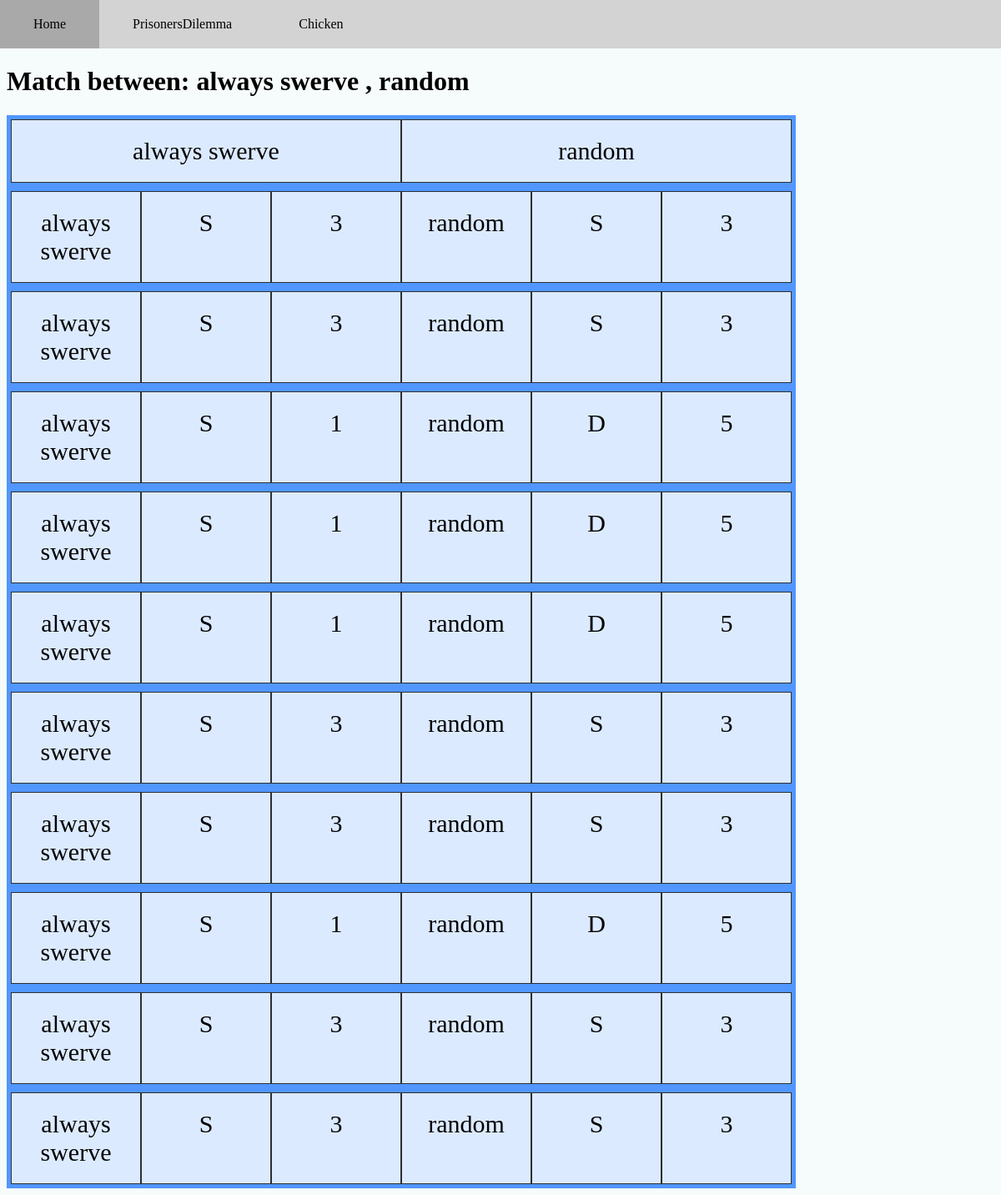
Screenshot of /games/matchDetail/108 with the database file from the repository.
### games/models.py (models this page shows, shortened)
class Player(models.Model):
    name = models.TextField(max_length=100, default="default")
    user = models.ForeignKey(User, related_name="players", on_delete=models.CASCADE)
    strategy = models.TextField(default="default")
    points = models.IntegerField(default=0)
    rounds_played = models.IntegerField(default=0)
    points_per_round = models.FloatField(default=0)
    game = models.ForeignKey(Game, related_name= 'players', on_delete=models.CASCADE)

class PlayerPointPair(models.Model):
    round = models.ForeignKey(RoundData, related_name='playerPointPairs', on_delete=models.CASCADE)
    player = models.ForeignKey(Player, on_delete=models.CASCADE)
    points = models.IntegerField(default=0)
    move = models.TextField()

### games/views.py (the view)
# urls.py: path("matchDetail/<int:match_id>", views.matchDetail, name="matchDetail"),
def matchDetail(request, match_id):
    match = MatchSummary.objects.get(pk=match_id)
    playersOrderMap = {}
    playerPointPairs = []
    for idx, player in enumerate(match.players.all()):
        playersOrderMap [player] = idx
        playerPointPairs.append([])
    for round in match.rounds.all():
        for playerPointPair in round.playerPointPairs.all():
            curPlayer = playerPointPair.player
            playerPos = playersOrderMap[curPlayer]
            playerPointPairs[playerPos].append(playerPointPair)
    finalPairs = []
    for i in range(0, len(playerPointPairs[0])):
        roundI=[]
        for pairList in playerPointPairs:
            roundI.append(pairList[i])
        finalPairs.append(roundI)
    context = {
        "roundData":finalPairs,
        "match":match,
        "players":match.players.all()
    }
    template_name = 'games/matchDetail.html'
    return render(request, template_name, context)

### games/templates/games/matchDetail.html (shortened to what this page needs)
{% extends 'registration/base.html' %}
{% block content %}
{% load my_tags %}
<h1>Match between:
    {% for player in players %}
        {% if forloop.counter == 1 %}
            {{player.name}}
        {% else %}
            , {{player.name}}
        {% endif %}
    {% endfor %}
</h1>
    <div class="one-row-grid-container">
        {% for player in players %}
            <div class="grid-item">{{player.name}}</div>
        {% endfor %}
    </div>
    {% for pairList in roundData %}
        <div class="one-row-grid-container-third-width">
            {% for pair in pairList %}
            <div class="grid-item">{{pair.player.name}}</div>
            <div class="grid-item">{{pair.move}}</div>
            <div class="grid-item">{{pair.points}}</div>
            {% endfor %}
        </div>
    {% endfor %}
{% endblock %}

### prisonersDilemnaWeb/static/css/style.css (style rules this page uses)
body { margin: 0; background-color: #f6fbfb; }
.one-row-grid-container { display: grid; grid-auto-flow: column; grid-template-rows: auto; grid-template-columns: repeat(2, max(17px, 39vw)); background-color: rgb(81, 151, 255); padding: 5px; width: max(100px, 78vw); }
.one-row-grid-container-third-width { display: grid; grid-auto-flow: column; grid-template-rows: auto; grid-template-columns: repeat(6, max(25px, 13vw)); background-color: rgb(81, 151, 255); padding: 5px; width: max(100px, 78vw); }
.grid-item { background-color: rgba(255, 255, 255, 0.8); border: 1px solid rgba(0, 0, 0, 0.8); padding: 20px; font-size: 30px; text-align: center; }

### rows the page displays
Player: name "always swerve"
Player: name "random"
PlayerPointPair: player.name "always swerve", move "S", points "3"
PlayerPointPair: player.name "random", move "S", points "3"
PlayerPointPair: player.name "always swerve", move "S", points "3"
PlayerPointPair: player.name "random", move "S", points "3"
PlayerPointPair: player.name "always swerve", move "S", points "1"
PlayerPointPair: player.name "random", move "D", points "5"
PlayerPointPair: player.name "always swerve", move "S", points "1"
PlayerPointPair: player.name "random", move "D", points "5"
PlayerPointPair: player.name "always swerve", move "S", points "1"
PlayerPointPair: player.name "random", move "D", points "5"
PlayerPointPair: player.name "always swerve", move "S", points "3"
PlayerPointPair: player.name "random", move "S", points "3"
PlayerPointPair: player.name "always swerve", move "S", points "3"
PlayerPointPair: player.name "random", move "S", points "3"
PlayerPointPair: player.name "always swerve", move "S", points "1"
PlayerPointPair: player.name "random", move "D", points "5"
PlayerPointPair: player.name "always swerve", move "S", points "3"
PlayerPointPair: player.name "random", move "S", points "3"
PlayerPointPair: player.name "always swerve", move "S", points "3"
PlayerPointPair: player.name "random", move "S", points "3"
